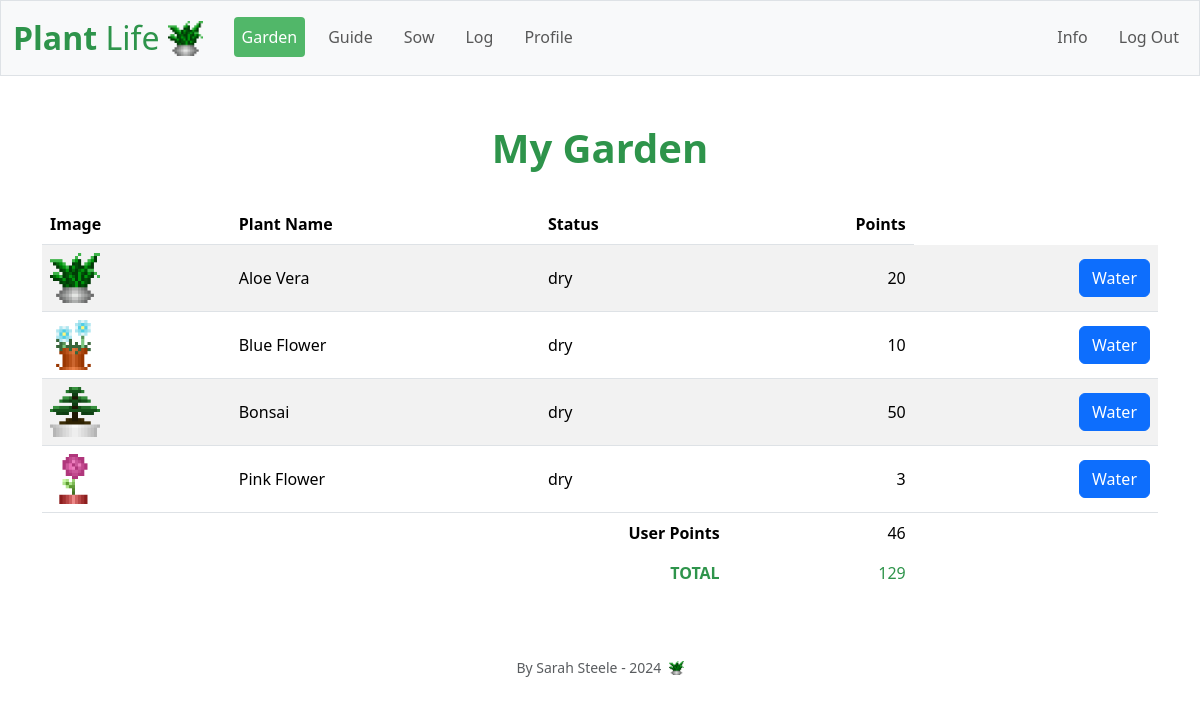
/ (signed in), run on the app's committed database.
### tables this page shows
CREATE TABLE garden (
    id INTEGER PRIMARY KEY AUTOINCREMENT,
    user_id INTEGER,
    plant_name TEXT NOT NULL,
    price NUMERIC NOT NULL,
    status TEXT NOT NULL DEFAULT 'healthy',
    last_watered TIMESTAMP DEFAULT CURRENT_TIMESTAMP,
    plant_image_filename TEXT,
    FOREIGN KEY (user_id) REFERENCES users (id),
    FOREIGN KEY (plant_name) REFERENCES plants (name)
);

### app.py (the view)
@app.route("/")
@login_required
def index():
    user_id = session["user_id"]
    garden = db.execute("SELECT * FROM garden WHERE user_id = ?", user_id)
    user_points = db.execute("SELECT points FROM users WHERE id = ?", user_id)[0]["points"]
    total_plant_points = sum(plant["price"] for plant in garden)
    total = user_points + total_plant_points
    return render_template("index.html", garden=garden, user_points=user_points, total=total)

### app.py (called while the page is built)
@app.after_request
def after_request(response):
    response.headers["Cache-Control"] = "no-cache, no-store, must-revalidate"
    response.headers["Expires"] = 0
    response.headers["Pragma"] = "no-cache"
    return response

### helpers.py (called while the page is built)
def login_required(f):
    @wraps(f)
    def decorated_function(*args, **kwargs):
        if session.get("user_id") is None:
            return redirect("/login")
        return f(*args, **kwargs)
    return decorated_function

### templates/index.html (shortened to what this page needs)
{% extends "layout.html" %}
{% block main %}
    <h1 style="color: #2e944b;"><b>My Garden</b></h1>
    <br>
    <table class="table table-striped">
        <thead>
            <tr>
                <th class="text-start align-middle">Image</th>
                <th class="text-start align-middle">Plant Name</th>
                <th class="text-start align-middle">Status</th>
                <th class="text-end align-middle">Points</th>
            </tr>
        </thead>
        <tbody>
            {% for plant in garden %}
                <tr>
                    <td class="text-start align-middle"><img src="{{ url_for('static', filename=plant['plant_image_filename']) }}" alt="{{ plant['plant_name'] }} Image" style="width: 50px; height: 50px;"></td>
                    <td class="text-start align-middle">{{ plant["plant_name"] }}</td>
                    <td class="text-start align-middle">{{ plant["status"] }}</td>
                    <td class="text-end align-middle">{{ plant["price"] }}</td>
                    <td class="text-end align-middle">
                        {% if plant["status"] == 'dry' %}
                            <form action="{{ url_for('water', plant_id=plant['id']) }}" method="post">
                                <button type="submit" class="btn btn-primary">Water</button>
                            </form>
                        {% endif %}
                    </td>
                </tr>
            {% endfor %}
        </tbody>
        <tfoot>
            <tr>
                <td colspan="3" class="border-0 fw-bold text-end align-middle"><strong>User Points</strong></td>
                <td class="border-0 w-bold text-end align-middle">{{ user_points }}</td>
            </tr>
            <tr>
                <td colspan="3" class="border-0 fw-bold text-end align-middle" style="color: #2e944b;"><strong>TOTAL</strong></td>
                <td class="border-0 w-bold text-end align-middle" style="color: #2e944b;">{{ total }}</td>
            </tr>
        </tfoot>
    </table>
{% endblock %}

### data on the page
garden: plant_image_filename (picture), plant_name "Aloe Vera", status "dry", price "20"
garden: plant_image_filename (picture), plant_name "Blue Flower", status "dry", price "10"
garden: plant_image_filename+plant_name (picture), plant_name "Bonsai", status "dry", price "50"
garden: plant_image_filename (picture), plant_name "Pink Flower", status "dry", price "3"

### other printed values
{{ user_points }} "46"
{{ total }} "129"
